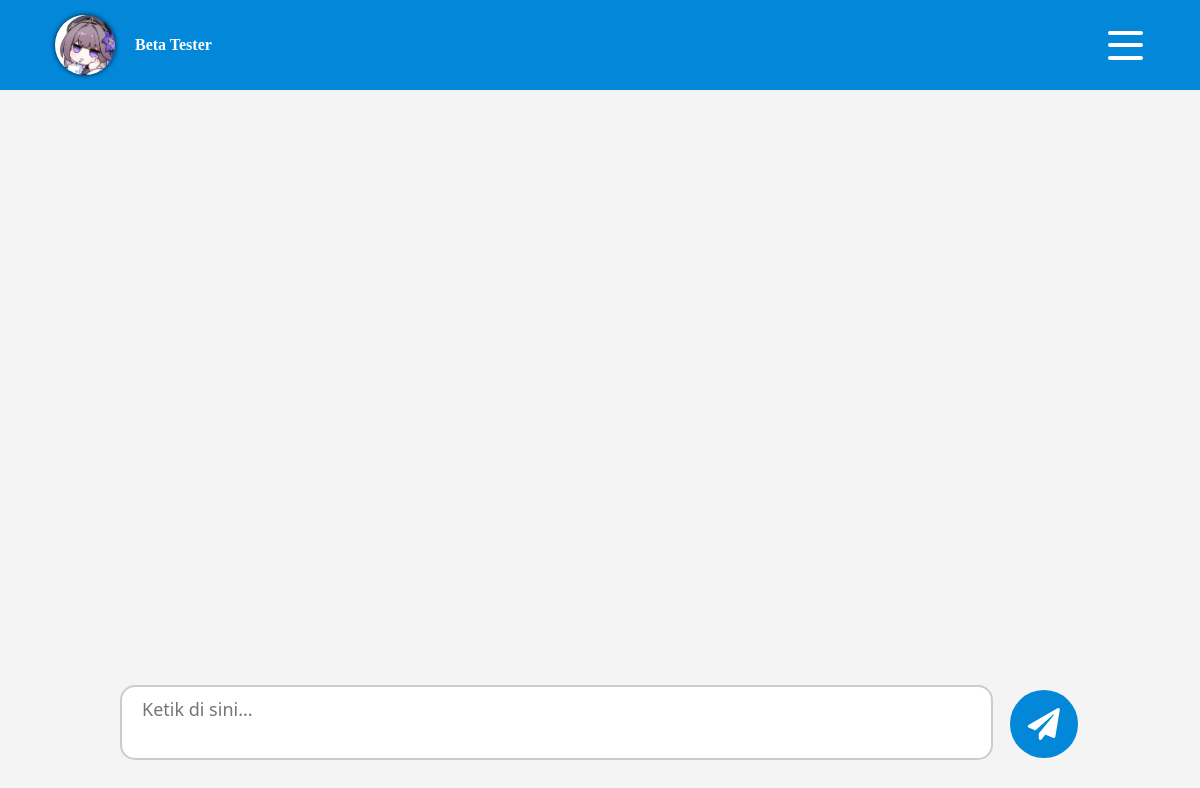
The app's page /view/chat?token=1001 (signed in) with its own data.
### tables this page shows
CREATE TABLE `user` (
  `id` int(11) NOT NULL,
  `username` varchar(255) NOT NULL,
  `nama` varchar(255) NOT NULL,
  `password` varchar(255) NOT NULL,
  `profil` varchar(255) NOT NULL
);

### view/chat/chat.php (the view, shortened to what this page needs)
<div class="container">
    </div>

### view/template/navbar_chat.php (shortened to what this page needs)
<nav class="fix">
    <div class="logo">
        <a href="../profil?id=<?=$partner?>">
            <div class="profil_user">
                <img class="foto_profil" src="../../aset/profil/<?=$hasil_data_partner['profil']?>" alt="Foto Profil">
                <div class="data_nama">
                    <span class="nama"><?=$hasil_data_partner['nama']?></span>
                </div>
            </div>
        </a>
    </div>
    <ul>
        <li>
            <div class="menu-icon">
                <div class="line"></div>
                <div class="line"></div>
                <div class="line"></div>
            </div>
        </li>
    </ul>
</nav>

### css/chat.css (style rules this page uses)
.container { margin: 15vh 10vw 15vh; min-height: 50vh; display: flex; flex-direction: column; border-radius: 15px; }

### css/template.css (style rules this page uses)
* { margin: 0; padding: 0; box-sizing: border-box; font-family: poppins; }
body { background-color: #f4f4f4; }
a { text-decoration: none; }
ul li { list-style: none; }
body nav.fix { top: 0; position: fixed; }
nav { z-index: 99; width: 100%; min-height: 10vh; background-color: rgba(3, 135, 216, 1); display: flex; justify-content: space-between; align-items: center; padding: 0 5vh; color: rgb(255, 255, 255); transition: all 0.3s; }
nav ul li { display: block; }
.profil, .profil_user { display: flex; align-items: center; padding: 15px; }
.profil_user .data_nama { z-index: 99; pointer-events: auto; opacity: 100; display: flex; position: relative; flex-direction: column; margin-left: 20px; transition: all 0.3s; }
.nama { font-weight: bold; }
.foto_profil { width: 60px; height: 60px; border-radius: 50%; box-shadow: 0 0 5px rgba(0, 0, 0, 0.8); transition: all 0.3s; }
nav a { color: white; display: flex ; align-items: center; height: 100%; }
.menu-icon { padding: 30% 25%; width: 70px; min-height: 11vh; display: flex; flex-direction: column; justify-content: space-evenly; cursor: pointer; }
.line { border-radius: 2px; width: 100%; height: 4px; background-color: rgb(255, 255, 255); }

### records on screen
user: profil (picture), nama "Beta Tester"
